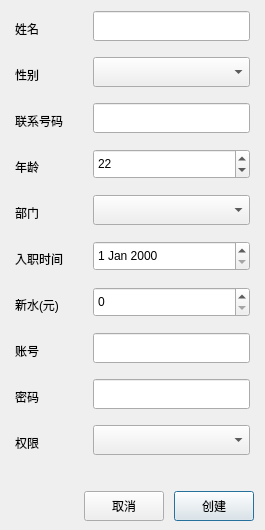
<?xml version="1.0" encoding="UTF-8"?>
<ui version="4.0">
 <class>DialogNewUser</class>
 <widget class="QDialog" name="DialogNewUser">
  <property name="geometry">
   <rect>
    <x>0</x>
    <y>0</y>
    <width>265</width>
    <height>530</height>
   </rect>
  </property>
  <property name="minimumSize">
   <size>
    <width>265</width>
    <height>530</height>
   </size>
  </property>
  <property name="maximumSize">
   <size>
    <width>450</width>
    <height>660</height>
   </size>
  </property>
  <property name="windowTitle">
   <string>新建员工</string>
  </property>
  <layout class="QGridLayout" name="gridLayout" rowstretch="8,0">
   <property name="leftMargin">
    <number>15</number>
   </property>
   <property name="topMargin">
    <number>11</number>
   </property>
   <property name="rightMargin">
    <number>11</number>
   </property>
   <property name="bottomMargin">
    <number>9</number>
   </property>
   <item row="0" column="0">
    <layout class="QFormLayout" name="formLayout">
     <property name="horizontalSpacing">
      <number>30</number>
     </property>
     <property name="verticalSpacing">
      <number>11</number>
     </property>
     <property name="rightMargin">
      <number>4</number>
     </property>
     <item row="0" column="0">
      <widget class="QLabel" name="label">
       <property name="minimumSize">
        <size>
         <width>0</width>
         <height>35</height>
        </size>
       </property>
       <property name="text">
        <string>姓名</string>
       </property>
      </widget>
     </item>
     <item row="0" column="1">
      <widget class="QLineEdit" name="lineEdit_name">
       <property name="minimumSize">
        <size>
         <width>0</width>
         <height>30</height>
        </size>
       </property>
      </widget>
     </item>
     <item row="1" column="0">
      <widget class="QLabel" name="label_2">
       <property name="minimumSize">
        <size>
         <width>0</width>
         <height>35</height>
        </size>
       </property>
       <property name="text">
        <string>性别</string>
       </property>
      </widget>
     </item>
     <item row="1" column="1">
      <widget class="QComboBox" name="comboBox_sex">
       <property name="minimumSize">
        <size>
         <width>0</width>
         <height>30</height>
        </size>
       </property>
      </widget>
     </item>
     <item row="2" column="0">
      <widget class="QLabel" name="label_3">
       <property name="minimumSize">
        <size>
         <width>0</width>
         <height>35</height>
        </size>
       </property>
       <property name="text">
        <string>联系号码</string>
       </property>
      </widget>
     </item>
     <item row="2" column="1">
      <widget class="QLineEdit" name="lineEdit_cell">
       <property name="minimumSize">
        <size>
         <width>0</width>
         <height>30</height>
        </size>
       </property>
       <property name="maxLength">
        <number>11</number>
       </property>
      </widget>
     </item>
     <item row="3" column="0">
      <widget class="QLabel" name="label_4">
       <property name="minimumSize">
        <size>
         <width>0</width>
         <height>35</height>
        </size>
       </property>
       <property name="text">
        <string>年龄</string>
       </property>
      </widget>
     </item>
     <item row="3" column="1">
      <widget class="QSpinBox" name="spinBox_age">
       <property name="minimumSize">
        <size>
         <width>0</width>
         <height>30</height>
        </size>
       </property>
       <property name="minimum">
        <number>1</number>
       </property>
       <property name="value">
        <number>22</number>
       </property>
      </widget>
     </item>
     <item row="4" column="0">
      <widget class="QLabel" name="label_5">
       <property name="minimumSize">
        <size>
         <width>0</width>
         <height>35</height>
        </size>
       </property>
       <property name="text">
        <string>部门</string>
       </property>
      </widget>
     </item>
     <item row="4" column="1">
      <widget class="QComboBox" name="comboBox_department">
       <property name="minimumSize">
        <size>
         <width>0</width>
         <height>30</height>
        </size>
       </property>
      </widget>
     </item>
     <item row="5" column="0">
      <widget class="QLabel" name="label_6">
       <property name="minimumSize">
        <size>
         <width>0</width>
         <height>35</height>
        </size>
       </property>
       <property name="text">
        <string>入职时间</string>
       </property>
      </widget>
     </item>
     <item row="6" column="0">
      <widget class="QLabel" name="label_7">
       <property name="minimumSize">
        <size>
         <width>0</width>
         <height>35</height>
        </size>
       </property>
       <property name="text">
        <string>新水(元)</string>
       </property>
      </widget>
     </item>
     <item row="9" column="0">
      <widget class="QLabel" name="label_8">
       <property name="minimumSize">
        <size>
         <width>0</width>
         <height>35</height>
        </size>
       </property>
       <property name="text">
        <string>权限</string>
       </property>
      </widget>
     </item>
     <item row="9" column="1">
      <widget class="QComboBox" name="comboBox_author">
       <property name="minimumSize">
        <size>
         <width>0</width>
         <height>30</height>
        </size>
       </property>
      </widget>
     </item>
     <item row="5" column="1">
      <widget class="QDateEdit" name="dateEdit_in_time">
       <property name="minimumSize">
        <size>
         <width>0</width>
         <height>30</height>
        </size>
       </property>
       <property name="minimumDateTime">
        <datetime>
         <hour>0</hour>
         <minute>0</minute>
         <second>0</second>
         <year>2000</year>
         <month>1</month>
         <day>1</day>
        </datetime>
       </property>
       <property name="maximumDate">
        <date>
         <year>2100</year>
         <month>12</month>
         <day>31</day>
        </date>
       </property>
      </widget>
     </item>
     <item row="6" column="1">
      <widget class="QSpinBox" name="spinBox_salary">
       <property name="minimumSize">
        <size>
         <width>0</width>
         <height>30</height>
        </size>
       </property>
       <property name="maximum">
        <number>99999999</number>
       </property>
      </widget>
     </item>
     <item row="7" column="0">
      <widget class="QLabel" name="label_9">
       <property name="minimumSize">
        <size>
         <width>0</width>
         <height>35</height>
        </size>
       </property>
       <property name="text">
        <string>账号</string>
       </property>
      </widget>
     </item>
     <item row="8" column="0">
      <widget class="QLabel" name="label_10">
       <property name="minimumSize">
        <size>
         <width>0</width>
         <height>35</height>
        </size>
       </property>
       <property name="text">
        <string>密码</string>
       </property>
      </widget>
     </item>
     <item row="7" column="1">
      <widget class="QLineEdit" name="lineEdit_accout">
       <property name="minimumSize">
        <size>
         <width>0</width>
         <height>30</height>
        </size>
       </property>
      </widget>
     </item>
     <item row="8" column="1">
      <widget class="QLineEdit" name="lineEdit_code">
       <property name="minimumSize">
        <size>
         <width>0</width>
         <height>30</height>
        </size>
       </property>
      </widget>
     </item>
    </layout>
   </item>
   <item row="1" column="0">
    <layout class="QHBoxLayout" name="horizontalLayout">
     <property name="spacing">
      <number>10</number>
     </property>
     <property name="leftMargin">
      <number>0</number>
     </property>
     <property name="rightMargin">
      <number>0</number>
     </property>
     <item>
      <spacer name="horizontalSpacer">
       <property name="orientation">
        <enum>Qt::Horizontal</enum>
       </property>
       <property name="sizeHint" stdset="0">
        <size>
         <width>40</width>
         <height>20</height>
        </size>
       </property>
      </spacer>
     </item>
     <item>
      <widget class="QPushButton" name="pushButton_cancle">
       <property name="minimumSize">
        <size>
         <width>0</width>
         <height>30</height>
        </size>
       </property>
       <property name="text">
        <string>取消</string>
       </property>
       <property name="autoDefault">
        <bool>false</bool>
       </property>
      </widget>
     </item>
     <item>
      <widget class="QPushButton" name="pushButton_creat">
       <property name="minimumSize">
        <size>
         <width>0</width>
         <height>30</height>
        </size>
       </property>
       <property name="text">
        <string>创建</string>
       </property>
      </widget>
     </item>
    </layout>
   </item>
  </layout>
 </widget>
 <resources/>
 <connections/>
</ui>
